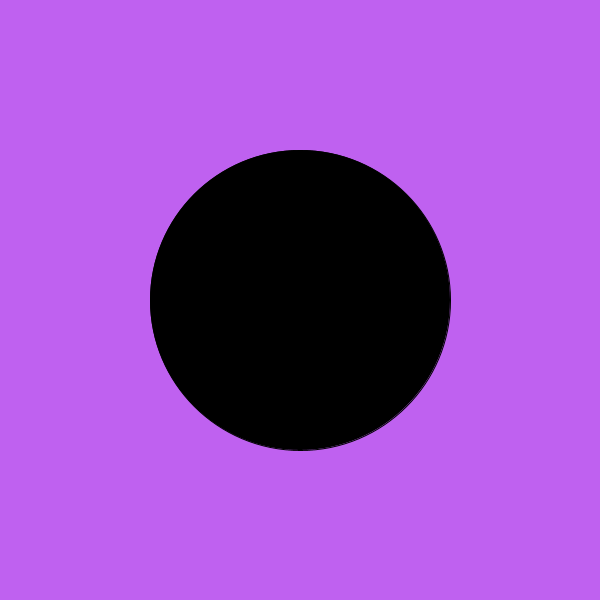
Frame 1 (no input)
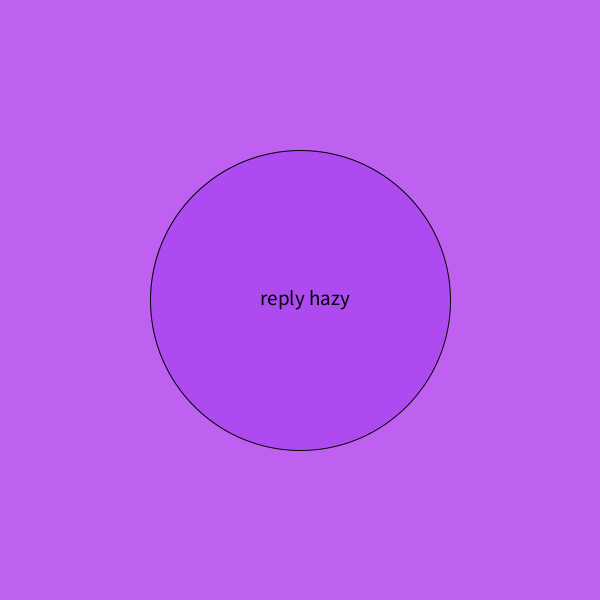
Frame 2 (the mouse pressed at the canvas centre, redrawn once)

The Processing sketch that drew these frames (run headless with seeded random() and noise(); the mouse was pressed at the canvas centre and the sketch redrawn once):

// Processing sketch: processing_79410
// ── processing_79410.pde

//Allison Wong, MagicEightBall, CP1 mods 4-5
//http://allisonprogrammingsite.webs.com/

boolean mode = false;
void setup()
{
  size(600,600);
  noLoop();
  textSize(21);
}
void draw()
{
  String[] answers = {"outlook not so good", "don't count on it", "my sources say no", "without a doubt", "reply hazy", "try again", "it is certain", "my reply is no", "as I see it yes", "most likely", "you may rely on it", "cannot predict now", "better not tell you now", "very doubtful", "outlook good", "yes definitely", "concentrate and ask again"};
  background(191,97,240);
  if (mode == true)
  {
    fill(random(255),random(255),random(255),175);
    ellipse(300,300,300,300);
    textAlign(CENTER);
    fill(0);
    text(answers[int(random(answers.length))],305,305);
  }
  else
  {
    fill(0);
    ellipse(300, 300, 300, 300);
  }
}
void mousePressed()
{
  if (mouseX > 150 && mouseY > 150 && mouseX < 450 && mouseY < 450)
  {
    mode = !mode;
    redraw();
  }
}
